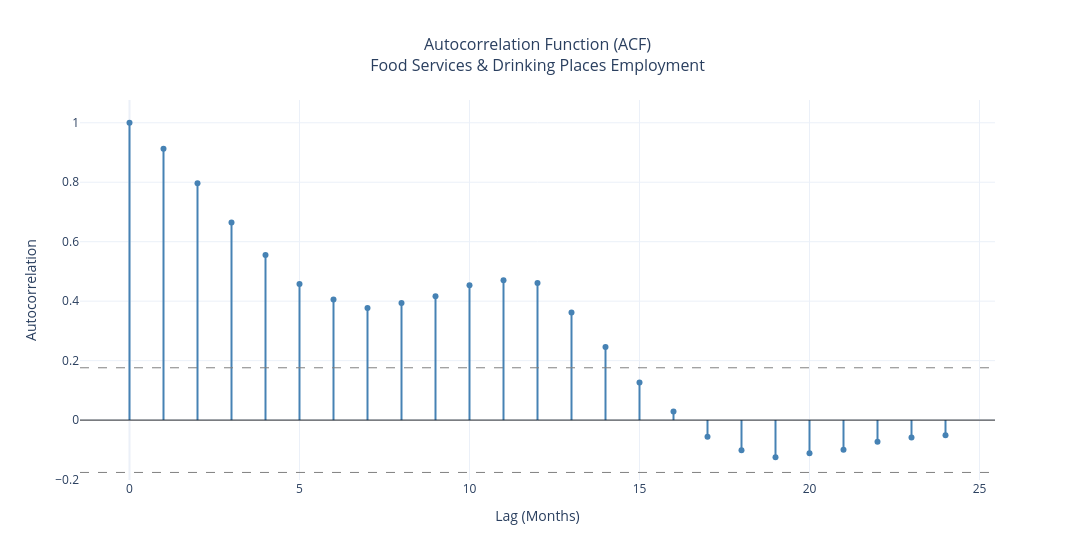

The notebook cell saved with this chart:
### Markdown cell above
## Seasonality

Employment in food services follows a pretty clear seasonal pattern. It builds through the spring, peaks in the summer months from June through August, and then tapers off through the fall before hitting its lowest point in January and February.

What stands out is how consistent that pattern is across years. Even with everything that happened during COVID, the overall rhythm doesn’t really change.

The year-over-year overlay shows the bigger picture. There’s steady growth from 2016 through 2019, a noticeable dip during the pandemic period, and then a gradual return to growth through 2023 and 2024.

The STL decomposition reinforces this. The direction of the seasonal pattern stays consistent, but the size of the swings changes from year to year. Some summers see stronger spikes than others, which suggests that while the timing of demand is stable, the intensity of that demand can vary.

### Code cell
# =============================================================================
# Section 4: ACF
# =============================================================================

acf_values = acf(df_interp['employed'], nlags=24)
lags = list(range(len(acf_values)))

fig = go.Figure()

# Zero line
fig.add_hline(y=0, line_color='black', line_width=0.8)

# 95% confidence interval bounds
n = len(df_interp['employed'])
ci_bound = 1.96 / np.sqrt(n)
fig.add_hline(y=ci_bound, line_dash='dash', line_color='gray', line_width=1)
fig.add_hline(y=-ci_bound, line_dash='dash', line_color='gray', line_width=1)

# ACF stems
for i, (lag, val) in enumerate(zip(lags, acf_values)):
    fig.add_trace(go.Scatter(
        x=[lag, lag],
        y=[0, val],
        mode='lines',
        line=dict(color='steelblue', width=2),
        showlegend=False,
        hoverinfo='skip'
    ))

# ACF points
fig.add_trace(go.Scatter(
    x=lags,
    y=acf_values,
    mode='markers',
    marker=dict(color='steelblue', size=6),
    name='ACF',
    showlegend=False,
    hovertemplate='Lag %{x}: %{y:.3f}<extra></extra>'
))

fig.update_layout(
    title=dict(text='Autocorrelation Function (ACF)<br>Food Services & Drinking Places Employment',
               x=0.5, font=dict(size=16)),
    xaxis_title='Lag (Months)',
    yaxis_title='Autocorrelation',
    width=1075,
    template='plotly_white',
    hovermode='closest'
)

fig.show()

### Figure 1 — Plotly figure (JSON) as saved in the notebook; plotly's stock layout.template omitted (floating-point values rounded to 4 significant figures)
{"data": [{"hoverinfo": "skip", "line": {"color": "steelblue", "width": 2}, "mode": "lines", "showlegend": false, "type": "scatter", "x": [0, 0], "y": [0, 1]}, {"hoverinfo": "skip", "line": {"color": "steelblue", "width": 2}, "mode": "lines", "showlegend": false, "type": "scatter", "x": [1, 1], "y": [0, 0.9128]}, {"hoverinfo": "skip", "line": {"color": "steelblue", "width": 2}, "mode": "lines", "showlegend": false, "type": "scatter", "x": [2, 2], "y": [0, 0.7961]}, {"hoverinfo": "skip", "line": {"color": "steelblue", "width": 2}, "mode": "lines", "showlegend": false, "type": "scatter", "x": [3, 3], "y": [0, 0.6644]}, {"hoverinfo": "skip", "line": {"color": "steelblue", "width": 2}, "mode": "lines", "showlegend": false, "type": "scatter", "x": [4, 4], "y": [0, 0.5553]}, {"hoverinfo": "skip", "line": {"color": "steelblue", "width": 2}, "mode": "lines", "showlegend": false, "type": "scatter", "x": [5, 5], "y": [0, 0.4578]}, {"hoverinfo": "skip", "line": {"color": "steelblue", "width": 2}, "mode": "lines", "showlegend": false, "type": "scatter", "x": [6, 6], "y": [0, 0.4056]}, {"hoverinfo": "skip", "line": {"color": "steelblue", "width": 2}, "mode": "lines", "showlegend": false, "type": "scatter", "x": [7, 7], "y": [0, 0.3766]}, {"hoverinfo": "skip", "line": {"color": "steelblue", "width": 2}, "mode": "lines", "showlegend": false, "type": "scatter", "x": [8, 8], "y": [0, 0.3934]}, {"hoverinfo": "skip", "line": {"color": "steelblue", "width": 2}, "mode": "lines", "showlegend": false, "type": "scatter", "x": [9, 9], "y": [0, 0.4169]}, {"hoverinfo": "skip", "line": {"color": "steelblue", "width": 2}, "mode": "lines", "showlegend": false, "type": "scatter", "x": [10, 10], "y": [0, 0.4535]}, {"hoverinfo": "skip", "line": {"color": "steelblue", "width": 2}, "mode": "lines", "showlegend": false, "type": "scatter", "x": [11, 11], "y": [0, 0.4705]}, {"hoverinfo": "skip", "line": {"color": "steelblue", "width": 2}, "mode": "lines", "showlegend": false, "type": "scatter", "x": [12, 12], "y": [0, 0.4608]}, {"hoverinfo": "skip", "line": {"color": "steelblue", "width": 2}, "mode": "lines", "showlegend": false, "type": "scatter", "x": [13, 13], "y": [0, 0.3617]}, {"hoverinfo": "skip", "line": {"color": "steelblue", "width": 2}, "mode": "lines", "showlegend": false, "type": "scatter", "x": [14, 14], "y": [0, 0.2462]}, {"hoverinfo": "skip", "line": {"color": "steelblue", "width": 2}, "mode": "lines", "showlegend": false, "type": "scatter", "x": [15, 15], "y": [0, 0.1265]}, {"hoverinfo": "skip", "line": {"color": "steelblue", "width": 2}, "mode": "lines", "showlegend": false, "type": "scatter", "x": [16, 16], "y": [0, 0.02936]}, {"hoverinfo": "skip", "line": {"color": "steelblue", "width": 2}, "mode": "lines", "showlegend": false, "type": "scatter", "x": [17, 17], "y": [0, -0.0558]}, {"hoverinfo": "skip", "line": {"color": "steelblue", "width": 2}, "mode": "lines", "showlegend": false, "type": "scatter", "x": [18, 18], "y": [0, -0.1014]}, {"hoverinfo": "skip", "line": {"color": "steelblue", "width": 2}, "mode": "lines", "showlegend": false, "type": "scatter", "x": [19, 19], "y": [0, -0.1249]}, {"hoverinfo": "skip", "line": {"color": "steelblue", "width": 2}, "mode": "lines", "showlegend": false, "type": "scatter", "x": [20, 20], "y": [0, -0.1111]}, {"hoverinfo": "skip", "line": {"color": "steelblue", "width": 2}, "mode": "lines", "showlegend": false, "type": "scatter", "x": [21, 21], "y": [0, -0.09982]}, {"hoverinfo": "skip", "line": {"color": "steelblue", "width": 2}, "mode": "lines", "showlegend": false, "type": "scatter", "x": [22, 22], "y": [0, -0.07287]}, {"hoverinfo": "skip", "line": {"color": "steelblue", "width": 2}, "mode": "lines", "showlegend": false, "type": "scatter", "x": [23, 23], "y": [0, -0.05811]}, {"hoverinfo": "skip", "line": {"color": "steelblue", "width": 2}, "mode": "lines", "showlegend": false, "type": "scatter", "x": [24, 24], "y": [0, -0.05054]}, {"hovertemplate": "Lag %{x}: %{y:.3f}<extra></extra>", "marker": {"color": "steelblue", "size": 6}, "mode": "markers", "name": "ACF", "showlegend": false, "type": "scatter", "x": [0, 1, 2, 3, 4, 5, 6, 7, 8, 9, 10, 11, 12, 13, 14, 15, 16, 17, 18, 19, 20, 21, 22, 23, 24], "y": [1.0, 0.9128, 0.7961, 0.6644, 0.5553, 0.4578, 0.4056, 0.3766, 0.3934, 0.4169, 0.4535, 0.4705, 0.4608, 0.3617, 0.2462, 0.1265, 0.02936, -0.0558, -0.1014, -0.1249, -0.1111, -0.09982, -0.07287, -0.05811, -0.05054]}], "layout": {"hovermode": "closest", "shapes": [{"line": {"color": "black", "width": 0.8}, "type": "line", "x0": 0, "x1": 1, "xref": "x domain", "y0": 0, "y1": 0, "yref": "y"}, {"line": {"color": "gray", "dash": "dash", "width": 1}, "type": "line", "x0": 0, "x1": 1, "xref": "x domain", "y0": 0.176, "y1": 0.176, "yref": "y"}, {"line": {"color": "gray", "dash": "dash", "width": 1}, "type": "line", "x0": 0, "x1": 1, "xref": "x domain", "y0": -0.176, "y1": -0.176, "yref": "y"}], "title": {"font": {"size": 16}, "text": "Autocorrelation Function (ACF)<br>Food Services & Drinking Places Employment", "x": 0.5}, "width": 1075, "xaxis": {"title": {"text": "Lag (Months)"}}, "yaxis": {"title": {"text": "Autocorrelation"}}}}
